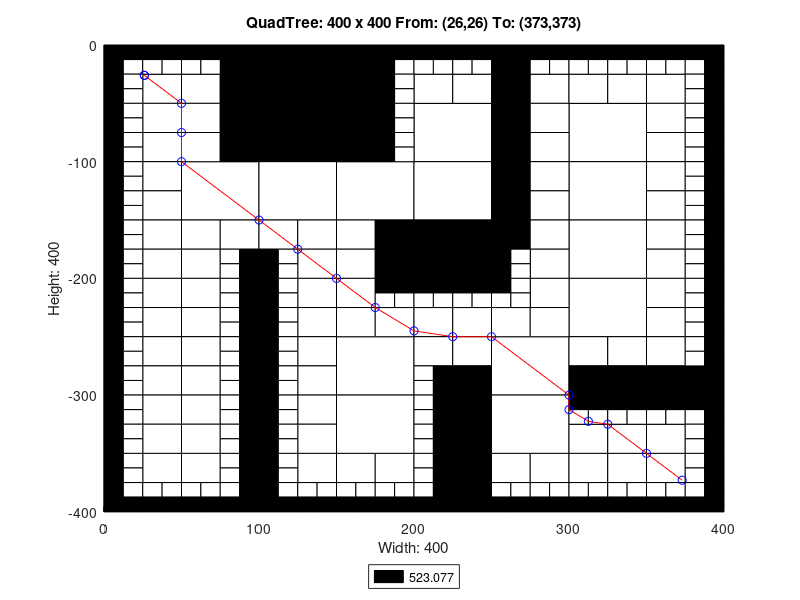

Recreate this plot in MATLAB.
axis([0 400 -400 0]);
title('QuadTree: 400 x 400 From: (26,26) To: (373,373)');
xlabel('Width: 400');
ylabel('Height: 400');
rectangle('Position',[100 -50 50 50], 'FaceColor',[0 0 0]);
rectangle('Position',[100 -100 50 50], 'FaceColor',[0 0 0]);
rectangle('Position',[50 -150 50 50], 'FaceColor',[1 1 1]);
rectangle('Position',[100 -150 50 50], 'FaceColor',[1 1 1]);
rectangle('Position',[150 -150 50 50], 'FaceColor',[1 1 1]);
rectangle('Position',[200 -100 50 50], 'FaceColor',[1 1 1]);
rectangle('Position',[300 -100 50 50], 'FaceColor',[1 1 1]);
rectangle('Position',[200 -150 50 50], 'FaceColor',[1 1 1]);
rectangle('Position',[200 -200 50 50], 'FaceColor',[0 0 0]);
rectangle('Position',[300 -150 50 50], 'FaceColor',[1 1 1]);
rectangle('Position',[300 -200 50 50], 'FaceColor',[1 1 1]);
rectangle('Position',[150 -300 50 50], 'FaceColor',[1 1 1]);
rectangle('Position',[150 -350 50 50], 'FaceColor',[1 1 1]);
rectangle('Position',[250 -300 50 50], 'FaceColor',[1 1 1]);
rectangle('Position',[300 -250 50 50], 'FaceColor',[1 1 1]);
rectangle('Position',[250 -350 50 50], 'FaceColor',[1 1 1]);
rectangle('Position',[25 -50 25 25], 'FaceColor',[1 1 1]);
rectangle('Position',[75 -25 25 25], 'FaceColor',[0 0 0]);
rectangle('Position',[50 -50 25 25], 'FaceColor',[1 1 1]);
rectangle('Position',[75 -50 25 25], 'FaceColor',[0 0 0]);
rectangle('Position',[25 -75 25 25], 'FaceColor',[1 1 1]);
rectangle('Position',[25 -100 25 25], 'FaceColor',[1 1 1]);
rectangle('Position',[50 -75 25 25], 'FaceColor',[1 1 1]);
rectangle('Position',[75 -75 25 25], 'FaceColor',[0 0 0]);
rectangle('Position',[50 -100 25 25], 'FaceColor',[1 1 1]);
rectangle('Position',[75 -100 25 25], 'FaceColor',[0 0 0]);
rectangle('Position',[150 -25 25 25], 'FaceColor',[0 0 0]);
rectangle('Position',[150 -50 25 25], 'FaceColor',[0 0 0]);
rectangle('Position',[150 -75 25 25], 'FaceColor',[0 0 0]);
rectangle('Position',[150 -100 25 25], 'FaceColor',[0 0 0]);
rectangle('Position',[25 -125 25 25], 'FaceColor',[1 1 1]);
rectangle('Position',[25 -150 25 25], 'FaceColor',[1 1 1]);
rectangle('Position',[25 -175 25 25], 'FaceColor',[1 1 1]);
rectangle('Position',[25 -200 25 25], 'FaceColor',[1 1 1]);
rectangle('Position',[50 -175 25 25], 'FaceColor',[1 1 1]);
rectangle('Position',[75 -175 25 25], 'FaceColor',[1 1 1]);
rectangle('Position',[50 -200 25 25], 'FaceColor',[1 1 1]);
rectangle('Position',[100 -175 25 25], 'FaceColor',[1 1 1]);
rectangle('Position',[125 -175 25 25], 'FaceColor',[1 1 1]);
rectangle('Position',[125 -200 25 25], 'FaceColor',[1 1 1]);
rectangle('Position',[150 -175 25 25], 'FaceColor',[1 1 1]);
rectangle('Position',[175 -175 25 25], 'FaceColor',[0 0 0]);
rectangle('Position',[150 -200 25 25], 'FaceColor',[1 1 1]);
rectangle('Position',[175 -200 25 25], 'FaceColor',[0 0 0]);
rectangle('Position',[200 -50 25 25], 'FaceColor',[1 1 1]);
rectangle('Position',[225 -50 25 25], 'FaceColor',[1 1 1]);
rectangle('Position',[250 -25 25 25], 'FaceColor',[0 0 0]);
rectangle('Position',[250 -50 25 25], 'FaceColor',[0 0 0]);
rectangle('Position',[275 -50 25 25], 'FaceColor',[1 1 1]);
rectangle('Position',[250 -75 25 25], 'FaceColor',[0 0 0]);
rectangle('Position',[275 -75 25 25], 'FaceColor',[1 1 1]);
rectangle('Position',[250 -100 25 25], 'FaceColor',[0 0 0]);
rectangle('Position',[275 -100 25 25], 'FaceColor',[1 1 1]);
rectangle('Position',[300 -50 25 25], 'FaceColor',[1 1 1]);
rectangle('Position',[325 -50 25 25], 'FaceColor',[1 1 1]);
rectangle('Position',[350 -50 25 25], 'FaceColor',[1 1 1]);
rectangle('Position',[350 -75 25 25], 'FaceColor',[1 1 1]);
rectangle('Position',[350 -100 25 25], 'FaceColor',[1 1 1]);
rectangle('Position',[250 -125 25 25], 'FaceColor',[0 0 0]);
rectangle('Position',[275 -125 25 25], 'FaceColor',[1 1 1]);
rectangle('Position',[250 -150 25 25], 'FaceColor',[0 0 0]);
rectangle('Position',[275 -150 25 25], 'FaceColor',[1 1 1]);
rectangle('Position',[250 -175 25 25], 'FaceColor',[0 0 0]);
rectangle('Position',[275 -175 25 25], 'FaceColor',[1 1 1]);
rectangle('Position',[275 -200 25 25], 'FaceColor',[1 1 1]);
rectangle('Position',[350 -125 25 25], 'FaceColor',[1 1 1]);
rectangle('Position',[350 -150 25 25], 'FaceColor',[1 1 1]);
rectangle('Position',[350 -175 25 25], 'FaceColor',[1 1 1]);
rectangle('Position',[350 -200 25 25], 'FaceColor',[1 1 1]);
rectangle('Position',[25 -225 25 25], 'FaceColor',[1 1 1]);
rectangle('Position',[25 -250 25 25], 'FaceColor',[1 1 1]);
rectangle('Position',[50 -225 25 25], 'FaceColor',[1 1 1]);
rectangle('Position',[50 -250 25 25], 'FaceColor',[1 1 1]);
rectangle('Position',[25 -275 25 25], 'FaceColor',[1 1 1]);
rectangle('Position',[25 -300 25 25], 'FaceColor',[1 1 1]);
rectangle('Position',[50 -275 25 25], 'FaceColor',[1 1 1]);
rectangle('Position',[50 -300 25 25], 'FaceColor',[1 1 1]);
rectangle('Position',[125 -225 25 25], 'FaceColor',[1 1 1]);
rectangle('Position',[125 -250 25 25], 'FaceColor',[1 1 1]);
rectangle('Position',[150 -225 25 25], 'FaceColor',[1 1 1]);
rectangle('Position',[150 -250 25 25], 'FaceColor',[1 1 1]);
rectangle('Position',[175 -250 25 25], 'FaceColor',[1 1 1]);
rectangle('Position',[125 -275 25 25], 'FaceColor',[1 1 1]);
rectangle('Position',[125 -300 25 25], 'FaceColor',[1 1 1]);
rectangle('Position',[25 -325 25 25], 'FaceColor',[1 1 1]);
rectangle('Position',[25 -350 25 25], 'FaceColor',[1 1 1]);
rectangle('Position',[50 -325 25 25], 'FaceColor',[1 1 1]);
rectangle('Position',[50 -350 25 25], 'FaceColor',[1 1 1]);
rectangle('Position',[25 -375 25 25], 'FaceColor',[1 1 1]);
rectangle('Position',[50 -375 25 25], 'FaceColor',[1 1 1]);
rectangle('Position',[125 -325 25 25], 'FaceColor',[1 1 1]);
rectangle('Position',[125 -350 25 25], 'FaceColor',[1 1 1]);
rectangle('Position',[125 -375 25 25], 'FaceColor',[1 1 1]);
rectangle('Position',[150 -375 25 25], 'FaceColor',[1 1 1]);
rectangle('Position',[175 -375 25 25], 'FaceColor',[1 1 1]);
rectangle('Position',[200 -250 25 25], 'FaceColor',[1 1 1]);
rectangle('Position',[225 -250 25 25], 'FaceColor',[1 1 1]);
rectangle('Position',[275 -225 25 25], 'FaceColor',[1 1 1]);
rectangle('Position',[250 -250 25 25], 'FaceColor',[1 1 1]);
rectangle('Position',[275 -250 25 25], 'FaceColor',[1 1 1]);
rectangle('Position',[200 -275 25 25], 'FaceColor',[1 1 1]);
rectangle('Position',[225 -275 25 25], 'FaceColor',[1 1 1]);
rectangle('Position',[225 -300 25 25], 'FaceColor',[0 0 0]);
rectangle('Position',[350 -225 25 25], 'FaceColor',[1 1 1]);
rectangle('Position',[350 -250 25 25], 'FaceColor',[1 1 1]);
rectangle('Position',[300 -275 25 25], 'FaceColor',[1 1 1]);
rectangle('Position',[325 -275 25 25], 'FaceColor',[1 1 1]);
rectangle('Position',[300 -300 25 25], 'FaceColor',[0 0 0]);
rectangle('Position',[325 -300 25 25], 'FaceColor',[0 0 0]);
rectangle('Position',[350 -275 25 25], 'FaceColor',[1 1 1]);
rectangle('Position',[350 -300 25 25], 'FaceColor',[0 0 0]);
rectangle('Position',[375 -300 25 25], 'FaceColor',[0 0 0]);
rectangle('Position',[225 -325 25 25], 'FaceColor',[0 0 0]);
rectangle('Position',[225 -350 25 25], 'FaceColor',[0 0 0]);
rectangle('Position',[225 -375 25 25], 'FaceColor',[0 0 0]);
rectangle('Position',[225 -400 25 25], 'FaceColor',[0 0 0]);
rectangle('Position',[250 -375 25 25], 'FaceColor',[1 1 1]);
rectangle('Position',[275 -375 25 25], 'FaceColor',[1 1 1]);
rectangle('Position',[300 -350 25 25], 'FaceColor',[1 1 1]);
rectangle('Position',[325 -350 25 25], 'FaceColor',[1 1 1]);
rectangle('Position',[350 -350 25 25], 'FaceColor',[1 1 1]);
rectangle('Position',[300 -375 25 25], 'FaceColor',[1 1 1]);
rectangle('Position',[325 -375 25 25], 'FaceColor',[1 1 1]);
rectangle('Position',[350 -375 25 25], 'FaceColor',[1 1 1]);
rectangle('Position',[0 -12.5 12.5 12.5], 'FaceColor',[0 0 0]);
rectangle('Position',[12.5 -12.5 12.5 12.5], 'FaceColor',[0 0 0]);
rectangle('Position',[0 -25 12.5 12.5], 'FaceColor',[0 0 0]);
rectangle('Position',[12.5 -25 12.5 12.5], 'FaceColor',[1 1 1]);
rectangle('Position',[25 -12.5 12.5 12.5], 'FaceColor',[0 0 0]);
rectangle('Position',[37.5 -12.5 12.5 12.5], 'FaceColor',[0 0 0]);
rectangle('Position',[25 -25 12.5 12.5], 'FaceColor',[1 1 1]);
rectangle('Position',[37.5 -25 12.5 12.5], 'FaceColor',[1 1 1]);
rectangle('Position',[0 -37.5 12.5 12.5], 'FaceColor',[0 0 0]);
rectangle('Position',[12.5 -37.5 12.5 12.5], 'FaceColor',[1 1 1]);
rectangle('Position',[0 -50 12.5 12.5], 'FaceColor',[0 0 0]);
rectangle('Position',[12.5 -50 12.5 12.5], 'FaceColor',[1 1 1]);
rectangle('Position',[50 -12.5 12.5 12.5], 'FaceColor',[0 0 0]);
rectangle('Position',[62.5 -12.5 12.5 12.5], 'FaceColor',[0 0 0]);
rectangle('Position',[50 -25 12.5 12.5], 'FaceColor',[1 1 1]);
rectangle('Position',[62.5 -25 12.5 12.5], 'FaceColor',[1 1 1]);
rectangle('Position',[0 -62.5 12.5 12.5], 'FaceColor',[0 0 0]);
rectangle('Position',[12.5 -62.5 12.5 12.5], 'FaceColor',[1 1 1]);
rectangle('Position',[0 -75 12.5 12.5], 'FaceColor',[0 0 0]);
rectangle('Position',[12.5 -75 12.5 12.5], 'FaceColor',[1 1 1]);
rectangle('Position',[0 -87.5 12.5 12.5], 'FaceColor',[0 0 0]);
rectangle('Position',[12.5 -87.5 12.5 12.5], 'FaceColor',[1 1 1]);
rectangle('Position',[0 -100 12.5 12.5], 'FaceColor',[0 0 0]);
rectangle('Position',[12.5 -100 12.5 12.5], 'FaceColor',[1 1 1]);
rectangle('Position',[175 -12.5 12.5 12.5], 'FaceColor',[0 0 0]);
rectangle('Position',[187.5 -12.5 12.5 12.5], 'FaceColor',[0 0 0]);
rectangle('Position',[175 -25 12.5 12.5], 'FaceColor',[0 0 0]);
rectangle('Position',[187.5 -25 12.5 12.5], 'FaceColor',[1 1 1]);
rectangle('Position',[175 -37.5 12.5 12.5], 'FaceColor',[0 0 0]);
rectangle('Position',[187.5 -37.5 12.5 12.5], 'FaceColor',[1 1 1]);
rectangle('Position',[175 -50 12.5 12.5], 'FaceColor',[0 0 0]);
rectangle('Position',[187.5 -50 12.5 12.5], 'FaceColor',[1 1 1]);
rectangle('Position',[175 -62.5 12.5 12.5], 'FaceColor',[0 0 0]);
rectangle('Position',[187.5 -62.5 12.5 12.5], 'FaceColor',[1 1 1]);
rectangle('Position',[175 -75 12.5 12.5], 'FaceColor',[0 0 0]);
rectangle('Position',[187.5 -75 12.5 12.5], 'FaceColor',[1 1 1]);
rectangle('Position',[175 -87.5 12.5 12.5], 'FaceColor',[0 0 0]);
rectangle('Position',[187.5 -87.5 12.5 12.5], 'FaceColor',[1 1 1]);
rectangle('Position',[175 -100 12.5 12.5], 'FaceColor',[0 0 0]);
rectangle('Position',[187.5 -100 12.5 12.5], 'FaceColor',[1 1 1]);
rectangle('Position',[0 -112.5 12.5 12.5], 'FaceColor',[0 0 0]);
rectangle('Position',[12.5 -112.5 12.5 12.5], 'FaceColor',[1 1 1]);
rectangle('Position',[0 -125 12.5 12.5], 'FaceColor',[0 0 0]);
rectangle('Position',[12.5 -125 12.5 12.5], 'FaceColor',[1 1 1]);
rectangle('Position',[0 -137.5 12.5 12.5], 'FaceColor',[0 0 0]);
rectangle('Position',[12.5 -137.5 12.5 12.5], 'FaceColor',[1 1 1]);
rectangle('Position',[0 -150 12.5 12.5], 'FaceColor',[0 0 0]);
rectangle('Position',[12.5 -150 12.5 12.5], 'FaceColor',[1 1 1]);
rectangle('Position',[0 -162.5 12.5 12.5], 'FaceColor',[0 0 0]);
rectangle('Position',[12.5 -162.5 12.5 12.5], 'FaceColor',[1 1 1]);
rectangle('Position',[0 -175 12.5 12.5], 'FaceColor',[0 0 0]);
rectangle('Position',[12.5 -175 12.5 12.5], 'FaceColor',[1 1 1]);
rectangle('Position',[0 -187.5 12.5 12.5], 'FaceColor',[0 0 0]);
rectangle('Position',[12.5 -187.5 12.5 12.5], 'FaceColor',[1 1 1]);
rectangle('Position',[0 -200 12.5 12.5], 'FaceColor',[0 0 0]);
rectangle('Position',[12.5 -200 12.5 12.5], 'FaceColor',[1 1 1]);
rectangle('Position',[75 -187.5 12.5 12.5], 'FaceColor',[1 1 1]);
rectangle('Position',[87.5 -187.5 12.5 12.5], 'FaceColor',[0 0 0]);
rectangle('Position',[75 -200 12.5 12.5], 'FaceColor',[1 1 1]);
rectangle('Position',[87.5 -200 12.5 12.5], 'FaceColor',[0 0 0]);
rectangle('Position',[100 -187.5 12.5 12.5], 'FaceColor',[0 0 0]);
rectangle('Position',[112.5 -187.5 12.5 12.5], 'FaceColor',[1 1 1]);
rectangle('Position',[100 -200 12.5 12.5], 'FaceColor',[0 0 0]);
rectangle('Position',[112.5 -200 12.5 12.5], 'FaceColor',[1 1 1]);
rectangle('Position',[200 -12.5 12.5 12.5], 'FaceColor',[0 0 0]);
rectangle('Position',[212.5 -12.5 12.5 12.5], 'FaceColor',[0 0 0]);
rectangle('Position',[200 -25 12.5 12.5], 'FaceColor',[1 1 1]);
rectangle('Position',[212.5 -25 12.5 12.5], 'FaceColor',[1 1 1]);
rectangle('Position',[225 -12.5 12.5 12.5], 'FaceColor',[0 0 0]);
rectangle('Position',[237.5 -12.5 12.5 12.5], 'FaceColor',[0 0 0]);
rectangle('Position',[225 -25 12.5 12.5], 'FaceColor',[1 1 1]);
rectangle('Position',[237.5 -25 12.5 12.5], 'FaceColor',[1 1 1]);
rectangle('Position',[275 -12.5 12.5 12.5], 'FaceColor',[0 0 0]);
rectangle('Position',[287.5 -12.5 12.5 12.5], 'FaceColor',[0 0 0]);
rectangle('Position',[275 -25 12.5 12.5], 'FaceColor',[1 1 1]);
rectangle('Position',[287.5 -25 12.5 12.5], 'FaceColor',[1 1 1]);
rectangle('Position',[300 -12.5 12.5 12.5], 'FaceColor',[0 0 0]);
rectangle('Position',[312.5 -12.5 12.5 12.5], 'FaceColor',[0 0 0]);
rectangle('Position',[300 -25 12.5 12.5], 'FaceColor',[1 1 1]);
rectangle('Position',[312.5 -25 12.5 12.5], 'FaceColor',[1 1 1]);
rectangle('Position',[325 -12.5 12.5 12.5], 'FaceColor',[0 0 0]);
rectangle('Position',[337.5 -12.5 12.5 12.5], 'FaceColor',[0 0 0]);
rectangle('Position',[325 -25 12.5 12.5], 'FaceColor',[1 1 1]);
rectangle('Position',[337.5 -25 12.5 12.5], 'FaceColor',[1 1 1]);
rectangle('Position',[350 -12.5 12.5 12.5], 'FaceColor',[0 0 0]);
rectangle('Position',[362.5 -12.5 12.5 12.5], 'FaceColor',[0 0 0]);
rectangle('Position',[350 -25 12.5 12.5], 'FaceColor',[1 1 1]);
rectangle('Position',[362.5 -25 12.5 12.5], 'FaceColor',[1 1 1]);
rectangle('Position',[375 -12.5 12.5 12.5], 'FaceColor',[0 0 0]);
rectangle('Position',[387.5 -12.5 12.5 12.5], 'FaceColor',[0 0 0]);
rectangle('Position',[375 -25 12.5 12.5], 'FaceColor',[1 1 1]);
rectangle('Position',[387.5 -25 12.5 12.5], 'FaceColor',[0 0 0]);
rectangle('Position',[375 -37.5 12.5 12.5], 'FaceColor',[1 1 1]);
rectangle('Position',[387.5 -37.5 12.5 12.5], 'FaceColor',[0 0 0]);
rectangle('Position',[375 -50 12.5 12.5], 'FaceColor',[1 1 1]);
rectangle('Position',[387.5 -50 12.5 12.5], 'FaceColor',[0 0 0]);
rectangle('Position',[375 -62.5 12.5 12.5], 'FaceColor',[1 1 1]);
rectangle('Position',[387.5 -62.5 12.5 12.5], 'FaceColor',[0 0 0]);
rectangle('Position',[375 -75 12.5 12.5], 'FaceColor',[1 1 1]);
rectangle('Position',[387.5 -75 12.5 12.5], 'FaceColor',[0 0 0]);
rectangle('Position',[375 -87.5 12.5 12.5], 'FaceColor',[1 1 1]);
rectangle('Position',[387.5 -87.5 12.5 12.5], 'FaceColor',[0 0 0]);
rectangle('Position',[375 -100 12.5 12.5], 'FaceColor',[1 1 1]);
rectangle('Position',[387.5 -100 12.5 12.5], 'FaceColor',[0 0 0]);
rectangle('Position',[250 -187.5 12.5 12.5], 'FaceColor',[0 0 0]);
rectangle('Position',[262.5 -187.5 12.5 12.5], 'FaceColor',[1 1 1]);
rectangle('Position',[250 -200 12.5 12.5], 'FaceColor',[0 0 0]);
rectangle('Position',[262.5 -200 12.5 12.5], 'FaceColor',[1 1 1]);
rectangle('Position',[375 -112.5 12.5 12.5], 'FaceColor',[1 1 1]);
rectangle('Position',[387.5 -112.5 12.5 12.5], 'FaceColor',[0 0 0]);
rectangle('Position',[375 -125 12.5 12.5], 'FaceColor',[1 1 1]);
rectangle('Position',[387.5 -125 12.5 12.5], 'FaceColor',[0 0 0]);
rectangle('Position',[375 -137.5 12.5 12.5], 'FaceColor',[1 1 1]);
rectangle('Position',[387.5 -137.5 12.5 12.5], 'FaceColor',[0 0 0]);
rectangle('Position',[375 -150 12.5 12.5], 'FaceColor',[1 1 1]);
rectangle('Position',[387.5 -150 12.5 12.5], 'FaceColor',[0 0 0]);
rectangle('Position',[375 -162.5 12.5 12.5], 'FaceColor',[1 1 1]);
rectangle('Position',[387.5 -162.5 12.5 12.5], 'FaceColor',[0 0 0]);
rectangle('Position',[375 -175 12.5 12.5], 'FaceColor',[1 1 1]);
rectangle('Position',[387.5 -175 12.5 12.5], 'FaceColor',[0 0 0]);
rectangle('Position',[375 -187.5 12.5 12.5], 'FaceColor',[1 1 1]);
rectangle('Position',[387.5 -187.5 12.5 12.5], 'FaceColor',[0 0 0]);
rectangle('Position',[375 -200 12.5 12.5], 'FaceColor',[1 1 1]);
rectangle('Position',[387.5 -200 12.5 12.5], 'FaceColor',[0 0 0]);
rectangle('Position',[0 -212.5 12.5 12.5], 'FaceColor',[0 0 0]);
rectangle('Position',[12.5 -212.5 12.5 12.5], 'FaceColor',[1 1 1]);
rectangle('Position',[0 -225 12.5 12.5], 'FaceColor',[0 0 0]);
rectangle('Position',[12.5 -225 12.5 12.5], 'FaceColor',[1 1 1]);
rectangle('Position',[0 -237.5 12.5 12.5], 'FaceColor',[0 0 0]);
rectangle('Position',[12.5 -237.5 12.5 12.5], 'FaceColor',[1 1 1]);
rectangle('Position',[0 -250 12.5 12.5], 'FaceColor',[0 0 0]);
rectangle('Position',[12.5 -250 12.5 12.5], 'FaceColor',[1 1 1]);
rectangle('Position',[75 -212.5 12.5 12.5], 'FaceColor',[1 1 1]);
rectangle('Position',[87.5 -212.5 12.5 12.5], 'FaceColor',[0 0 0]);
rectangle('Position',[75 -225 12.5 12.5], 'FaceColor',[1 1 1]);
rectangle('Position',[87.5 -225 12.5 12.5], 'FaceColor',[0 0 0]);
rectangle('Position',[75 -237.5 12.5 12.5], 'FaceColor',[1 1 1]);
rectangle('Position',[87.5 -237.5 12.5 12.5], 'FaceColor',[0 0 0]);
rectangle('Position',[75 -250 12.5 12.5], 'FaceColor',[1 1 1]);
rectangle('Position',[87.5 -250 12.5 12.5], 'FaceColor',[0 0 0]);
rectangle('Position',[0 -262.5 12.5 12.5], 'FaceColor',[0 0 0]);
rectangle('Position',[12.5 -262.5 12.5 12.5], 'FaceColor',[1 1 1]);
rectangle('Position',[0 -275 12.5 12.5], 'FaceColor',[0 0 0]);
rectangle('Position',[12.5 -275 12.5 12.5], 'FaceColor',[1 1 1]);
rectangle('Position',[0 -287.5 12.5 12.5], 'FaceColor',[0 0 0]);
rectangle('Position',[12.5 -287.5 12.5 12.5], 'FaceColor',[1 1 1]);
rectangle('Position',[0 -300 12.5 12.5], 'FaceColor',[0 0 0]);
rectangle('Position',[12.5 -300 12.5 12.5], 'FaceColor',[1 1 1]);
rectangle('Position',[75 -262.5 12.5 12.5], 'FaceColor',[1 1 1]);
rectangle('Position',[87.5 -262.5 12.5 12.5], 'FaceColor',[0 0 0]);
rectangle('Position',[75 -275 12.5 12.5], 'FaceColor',[1 1 1]);
rectangle('Position',[87.5 -275 12.5 12.5], 'FaceColor',[0 0 0]);
rectangle('Position',[75 -287.5 12.5 12.5], 'FaceColor',[1 1 1]);
rectangle('Position',[87.5 -287.5 12.5 12.5], 'FaceColor',[0 0 0]);
rectangle('Position',[75 -300 12.5 12.5], 'FaceColor',[1 1 1]);
rectangle('Position',[87.5 -300 12.5 12.5], 'FaceColor',[0 0 0]);
rectangle('Position',[100 -212.5 12.5 12.5], 'FaceColor',[0 0 0]);
rectangle('Position',[112.5 -212.5 12.5 12.5], 'FaceColor',[1 1 1]);
rectangle('Position',[100 -225 12.5 12.5], 'FaceColor',[0 0 0]);
rectangle('Position',[112.5 -225 12.5 12.5], 'FaceColor',[1 1 1]);
rectangle('Position',[100 -237.5 12.5 12.5], 'FaceColor',[0 0 0]);
rectangle('Position',[112.5 -237.5 12.5 12.5], 'FaceColor',[1 1 1]);
rectangle('Position',[100 -250 12.5 12.5], 'FaceColor',[0 0 0]);
rectangle('Position',[112.5 -250 12.5 12.5], 'FaceColor',[1 1 1]);
rectangle('Position',[175 -212.5 12.5 12.5], 'FaceColor',[0 0 0]);
rectangle('Position',[187.5 -212.5 12.5 12.5], 'FaceColor',[0 0 0]);
rectangle('Position',[175 -225 12.5 12.5], 'FaceColor',[1 1 1]);
rectangle('Position',[187.5 -225 12.5 12.5], 'FaceColor',[1 1 1]);
rectangle('Position',[100 -262.5 12.5 12.5], 'FaceColor',[0 0 0]);
rectangle('Position',[112.5 -262.5 12.5 12.5], 'FaceColor',[1 1 1]);
rectangle('Position',[100 -275 12.5 12.5], 'FaceColor',[0 0 0]);
rectangle('Position',[112.5 -275 12.5 12.5], 'FaceColor',[1 1 1]);
rectangle('Position',[100 -287.5 12.5 12.5], 'FaceColor',[0 0 0]);
rectangle('Position',[112.5 -287.5 12.5 12.5], 'FaceColor',[1 1 1]);
rectangle('Position',[100 -300 12.5 12.5], 'FaceColor',[0 0 0]);
rectangle('Position',[112.5 -300 12.5 12.5], 'FaceColor',[1 1 1]);
rectangle('Position',[0 -312.5 12.5 12.5], 'FaceColor',[0 0 0]);
rectangle('Position',[12.5 -312.5 12.5 12.5], 'FaceColor',[1 1 1]);
rectangle('Position',[0 -325 12.5 12.5], 'FaceColor',[0 0 0]);
rectangle('Position',[12.5 -325 12.5 12.5], 'FaceColor',[1 1 1]);
rectangle('Position',[0 -337.5 12.5 12.5], 'FaceColor',[0 0 0]);
rectangle('Position',[12.5 -337.5 12.5 12.5], 'FaceColor',[1 1 1]);
rectangle('Position',[0 -350 12.5 12.5], 'FaceColor',[0 0 0]);
rectangle('Position',[12.5 -350 12.5 12.5], 'FaceColor',[1 1 1]);
rectangle('Position',[75 -312.5 12.5 12.5], 'FaceColor',[1 1 1]);
rectangle('Position',[87.5 -312.5 12.5 12.5], 'FaceColor',[0 0 0]);
rectangle('Position',[75 -325 12.5 12.5], 'FaceColor',[1 1 1]);
rectangle('Position',[87.5 -325 12.5 12.5], 'FaceColor',[0 0 0]);
rectangle('Position',[75 -337.5 12.5 12.5], 'FaceColor',[1 1 1]);
rectangle('Position',[87.5 -337.5 12.5 12.5], 'FaceColor',[0 0 0]);
rectangle('Position',[75 -350 12.5 12.5], 'FaceColor',[1 1 1]);
rectangle('Position',[87.5 -350 12.5 12.5], 'FaceColor',[0 0 0]);
rectangle('Position',[0 -362.5 12.5 12.5], 'FaceColor',[0 0 0]);
rectangle('Position',[12.5 -362.5 12.5 12.5], 'FaceColor',[1 1 1]);
rectangle('Position',[0 -375 12.5 12.5], 'FaceColor',[0 0 0]);
rectangle('Position',[12.5 -375 12.5 12.5], 'FaceColor',[1 1 1]);
rectangle('Position',[0 -387.5 12.5 12.5], 'FaceColor',[0 0 0]);
rectangle('Position',[12.5 -387.5 12.5 12.5], 'FaceColor',[1 1 1]);
rectangle('Position',[0 -400 12.5 12.5], 'FaceColor',[0 0 0]);
rectangle('Position',[12.5 -400 12.5 12.5], 'FaceColor',[0 0 0]);
rectangle('Position',[25 -387.5 12.5 12.5], 'FaceColor',[1 1 1]);
rectangle('Position',[37.5 -387.5 12.5 12.5], 'FaceColor',[1 1 1]);
rectangle('Position',[25 -400 12.5 12.5], 'FaceColor',[0 0 0]);
rectangle('Position',[37.5 -400 12.5 12.5], 'FaceColor',[0 0 0]);
rectangle('Position',[75 -362.5 12.5 12.5], 'FaceColor',[1 1 1]);
rectangle('Position',[87.5 -362.5 12.5 12.5], 'FaceColor',[0 0 0]);
rectangle('Position',[75 -375 12.5 12.5], 'FaceColor',[1 1 1]);
rectangle('Position',[87.5 -375 12.5 12.5], 'FaceColor',[0 0 0]);
rectangle('Position',[50 -387.5 12.5 12.5], 'FaceColor',[1 1 1]);
rectangle('Position',[62.5 -387.5 12.5 12.5], 'FaceColor',[1 1 1]);
rectangle('Position',[50 -400 12.5 12.5], 'FaceColor',[0 0 0]);
rectangle('Position',[62.5 -400 12.5 12.5], 'FaceColor',[0 0 0]);
rectangle('Position',[75 -387.5 12.5 12.5], 'FaceColor',[1 1 1]);
rectangle('Position',[87.5 -387.5 12.5 12.5], 'FaceColor',[0 0 0]);
rectangle('Position',[75 -400 12.5 12.5], 'FaceColor',[0 0 0]);
rectangle('Position',[87.5 -400 12.5 12.5], 'FaceColor',[0 0 0]);
rectangle('Position',[100 -312.5 12.5 12.5], 'FaceColor',[0 0 0]);
rectangle('Position',[112.5 -312.5 12.5 12.5], 'FaceColor',[1 1 1]);
rectangle('Position',[100 -325 12.5 12.5], 'FaceColor',[0 0 0]);
rectangle('Position',[112.5 -325 12.5 12.5], 'FaceColor',[1 1 1]);
rectangle('Position',[100 -337.5 12.5 12.5], 'FaceColor',[0 0 0]);
rectangle('Position',[112.5 -337.5 12.5 12.5], 'FaceColor',[1 1 1]);
rectangle('Position',[100 -350 12.5 12.5], 'FaceColor',[0 0 0]);
rectangle('Position',[112.5 -350 12.5 12.5], 'FaceColor',[1 1 1]);
rectangle('Position',[100 -362.5 12.5 12.5], 'FaceColor',[0 0 0]);
rectangle('Position',[112.5 -362.5 12.5 12.5], 'FaceColor',[1 1 1]);
rectangle('Position',[100 -375 12.5 12.5], 'FaceColor',[0 0 0]);
rectangle('Position',[112.5 -375 12.5 12.5], 'FaceColor',[1 1 1]);
rectangle('Position',[100 -387.5 12.5 12.5], 'FaceColor',[0 0 0]);
rectangle('Position',[112.5 -387.5 12.5 12.5], 'FaceColor',[1 1 1]);
rectangle('Position',[100 -400 12.5 12.5], 'FaceColor',[0 0 0]);
rectangle('Position',[112.5 -400 12.5 12.5], 'FaceColor',[0 0 0]);
rectangle('Position',[125 -387.5 12.5 12.5], 'FaceColor',[1 1 1]);
rectangle('Position',[137.5 -387.5 12.5 12.5], 'FaceColor',[1 1 1]);
rectangle('Position',[125 -400 12.5 12.5], 'FaceColor',[0 0 0]);
rectangle('Position',[137.5 -400 12.5 12.5], 'FaceColor',[0 0 0]);
rectangle('Position',[150 -387.5 12.5 12.5], 'FaceColor',[1 1 1]);
rectangle('Position',[162.5 -387.5 12.5 12.5], 'FaceColor',[1 1 1]);
rectangle('Position',[150 -400 12.5 12.5], 'FaceColor',[0 0 0]);
rectangle('Position',[162.5 -400 12.5 12.5], 'FaceColor',[0 0 0]);
rectangle('Position',[175 -387.5 12.5 12.5], 'FaceColor',[1 1 1]);
rectangle('Position',[187.5 -387.5 12.5 12.5], 'FaceColor',[1 1 1]);
rectangle('Position',[175 -400 12.5 12.5], 'FaceColor',[0 0 0]);
rectangle('Position',[187.5 -400 12.5 12.5], 'FaceColor',[0 0 0]);
rectangle('Position',[200 -212.5 12.5 12.5], 'FaceColor',[0 0 0]);
rectangle('Position',[212.5 -212.5 12.5 12.5], 'FaceColor',[0 0 0]);
rectangle('Position',[200 -225 12.5 12.5], 'FaceColor',[1 1 1]);
rectangle('Position',[212.5 -225 12.5 12.5], 'FaceColor',[1 1 1]);
rectangle('Position',[225 -212.5 12.5 12.5], 'FaceColor',[0 0 0]);
rectangle('Position',[237.5 -212.5 12.5 12.5], 'FaceColor',[0 0 0]);
rectangle('Position',[225 -225 12.5 12.5], 'FaceColor',[1 1 1]);
rectangle('Position',[237.5 -225 12.5 12.5], 'FaceColor',[1 1 1]);
rectangle('Position',[250 -212.5 12.5 12.5], 'FaceColor',[0 0 0]);
rectangle('Position',[262.5 -212.5 12.5 12.5], 'FaceColor',[1 1 1]);
rectangle('Position',[250 -225 12.5 12.5], 'FaceColor',[1 1 1]);
rectangle('Position',[262.5 -225 12.5 12.5], 'FaceColor',[1 1 1]);
rectangle('Position',[200 -287.5 12.5 12.5], 'FaceColor',[1 1 1]);
rectangle('Position',[212.5 -287.5 12.5 12.5], 'FaceColor',[0 0 0]);
rectangle('Position',[200 -300 12.5 12.5], 'FaceColor',[1 1 1]);
rectangle('Position',[212.5 -300 12.5 12.5], 'FaceColor',[0 0 0]);
rectangle('Position',[375 -212.5 12.5 12.5], 'FaceColor',[1 1 1]);
rectangle('Position',[387.5 -212.5 12.5 12.5], 'FaceColor',[0 0 0]);
rectangle('Position',[375 -225 12.5 12.5], 'FaceColor',[1 1 1]);
rectangle('Position',[387.5 -225 12.5 12.5], 'FaceColor',[0 0 0]);
rectangle('Position',[375 -237.5 12.5 12.5], 'FaceColor',[1 1 1]);
rectangle('Position',[387.5 -237.5 12.5 12.5], 'FaceColor',[0 0 0]);
rectangle('Position',[375 -250 12.5 12.5], 'FaceColor',[1 1 1]);
rectangle('Position',[387.5 -250 12.5 12.5], 'FaceColor',[0 0 0]);
rectangle('Position',[375 -262.5 12.5 12.5], 'FaceColor',[1 1 1]);
rectangle('Position',[387.5 -262.5 12.5 12.5], 'FaceColor',[0 0 0]);
rectangle('Position',[375 -275 12.5 12.5], 'FaceColor',[1 1 1]);
rectangle('Position',[387.5 -275 12.5 12.5], 'FaceColor',[0 0 0]);
rectangle('Position',[200 -312.5 12.5 12.5], 'FaceColor',[1 1 1]);
rectangle('Position',[212.5 -312.5 12.5 12.5], 'FaceColor',[0 0 0]);
rectangle('Position',[200 -325 12.5 12.5], 'FaceColor',[1 1 1]);
rectangle('Position',[212.5 -325 12.5 12.5], 'FaceColor',[0 0 0]);
rectangle('Position',[200 -337.5 12.5 12.5], 'FaceColor',[1 1 1]);
rectangle('Position',[212.5 -337.5 12.5 12.5], 'FaceColor',[0 0 0]);
rectangle('Position',[200 -350 12.5 12.5], 'FaceColor',[1 1 1]);
rectangle('Position',[212.5 -350 12.5 12.5], 'FaceColor',[0 0 0]);
rectangle('Position',[200 -362.5 12.5 12.5], 'FaceColor',[1 1 1]);
rectangle('Position',[212.5 -362.5 12.5 12.5], 'FaceColor',[0 0 0]);
rectangle('Position',[200 -375 12.5 12.5], 'FaceColor',[1 1 1]);
rectangle('Position',[212.5 -375 12.5 12.5], 'FaceColor',[0 0 0]);
rectangle('Position',[200 -387.5 12.5 12.5], 'FaceColor',[1 1 1]);
rectangle('Position',[212.5 -387.5 12.5 12.5], 'FaceColor',[0 0 0]);
rectangle('Position',[200 -400 12.5 12.5], 'FaceColor',[0 0 0]);
rectangle('Position',[212.5 -400 12.5 12.5], 'FaceColor',[0 0 0]);
rectangle('Position',[250 -387.5 12.5 12.5], 'FaceColor',[1 1 1]);
rectangle('Position',[262.5 -387.5 12.5 12.5], 'FaceColor',[1 1 1]);
rectangle('Position',[250 -400 12.5 12.5], 'FaceColor',[0 0 0]);
rectangle('Position',[262.5 -400 12.5 12.5], 'FaceColor',[0 0 0]);
rectangle('Position',[275 -387.5 12.5 12.5], 'FaceColor',[1 1 1]);
rectangle('Position',[287.5 -387.5 12.5 12.5], 'FaceColor',[1 1 1]);
rectangle('Position',[275 -400 12.5 12.5], 'FaceColor',[0 0 0]);
rectangle('Position',[287.5 -400 12.5 12.5], 'FaceColor',[0 0 0]);
rectangle('Position',[300 -312.5 12.5 12.5], 'FaceColor',[0 0 0]);
rectangle('Position',[312.5 -312.5 12.5 12.5], 'FaceColor',[0 0 0]);
rectangle('Position',[300 -325 12.5 12.5], 'FaceColor',[1 1 1]);
rectangle('Position',[312.5 -325 12.5 12.5], 'FaceColor',[1 1 1]);
rectangle('Position',[325 -312.5 12.5 12.5], 'FaceColor',[0 0 0]);
rectangle('Position',[337.5 -312.5 12.5 12.5], 'FaceColor',[0 0 0]);
rectangle('Position',[325 -325 12.5 12.5], 'FaceColor',[1 1 1]);
rectangle('Position',[337.5 -325 12.5 12.5], 'FaceColor',[1 1 1]);
rectangle('Position',[350 -312.5 12.5 12.5], 'FaceColor',[0 0 0]);
rectangle('Position',[362.5 -312.5 12.5 12.5], 'FaceColor',[0 0 0]);
rectangle('Position',[350 -325 12.5 12.5], 'FaceColor',[1 1 1]);
rectangle('Position',[362.5 -325 12.5 12.5], 'FaceColor',[1 1 1]);
rectangle('Position',[375 -312.5 12.5 12.5], 'FaceColor',[0 0 0]);
rectangle('Position',[387.5 -312.5 12.5 12.5], 'FaceColor',[0 0 0]);
rectangle('Position',[375 -325 12.5 12.5], 'FaceColor',[1 1 1]);
rectangle('Position',[387.5 -325 12.5 12.5], 'FaceColor',[0 0 0]);
rectangle('Position',[375 -337.5 12.5 12.5], 'FaceColor',[1 1 1]);
rectangle('Position',[387.5 -337.5 12.5 12.5], 'FaceColor',[0 0 0]);
rectangle('Position',[375 -350 12.5 12.5], 'FaceColor',[1 1 1]);
rectangle('Position',[387.5 -350 12.5 12.5], 'FaceColor',[0 0 0]);
rectangle('Position',[300 -387.5 12.5 12.5], 'FaceColor',[1 1 1]);
rectangle('Position',[312.5 -387.5 12.5 12.5], 'FaceColor',[1 1 1]);
rectangle('Position',[300 -400 12.5 12.5], 'FaceColor',[0 0 0]);
rectangle('Position',[312.5 -400 12.5 12.5], 'FaceColor',[0 0 0]);
rectangle('Position',[325 -387.5 12.5 12.5], 'FaceColor',[1 1 1]);
rectangle('Position',[337.5 -387.5 12.5 12.5], 'FaceColor',[1 1 1]);
rectangle('Position',[325 -400 12.5 12.5], 'FaceColor',[0 0 0]);
rectangle('Position',[337.5 -400 12.5 12.5], 'FaceColor',[0 0 0]);
rectangle('Position',[375 -362.5 12.5 12.5], 'FaceColor',[1 1 1]);
rectangle('Position',[387.5 -362.5 12.5 12.5], 'FaceColor',[0 0 0]);
rectangle('Position',[375 -375 12.5 12.5], 'FaceColor',[1 1 1]);
rectangle('Position',[387.5 -375 12.5 12.5], 'FaceColor',[0 0 0]);
rectangle('Position',[350 -387.5 12.5 12.5], 'FaceColor',[1 1 1]);
rectangle('Position',[362.5 -387.5 12.5 12.5], 'FaceColor',[1 1 1]);
rectangle('Position',[350 -400 12.5 12.5], 'FaceColor',[0 0 0]);
rectangle('Position',[362.5 -400 12.5 12.5], 'FaceColor',[0 0 0]);
rectangle('Position',[375 -387.5 12.5 12.5], 'FaceColor',[1 1 1]);
rectangle('Position',[387.5 -387.5 12.5 12.5], 'FaceColor',[0 0 0]);
rectangle('Position',[375 -400 12.5 12.5], 'FaceColor',[0 0 0]);
rectangle('Position',[387.5 -400 12.5 12.5], 'FaceColor',[0 0 0]);
X=[373,350,325,312.5,300,300,250,225,200,175,150,125,100,50,50,50,26,26];
Y=[-373,-350,-325,-322.5,-312.5,-300,-250,-250,-245,-225,-200,-175,-150,-100,-75,-50,-26,-26];
hold on;
plot(X,Y,'r');
plot(X,Y,'bo');
legend('523.077','Location','southoutside');
